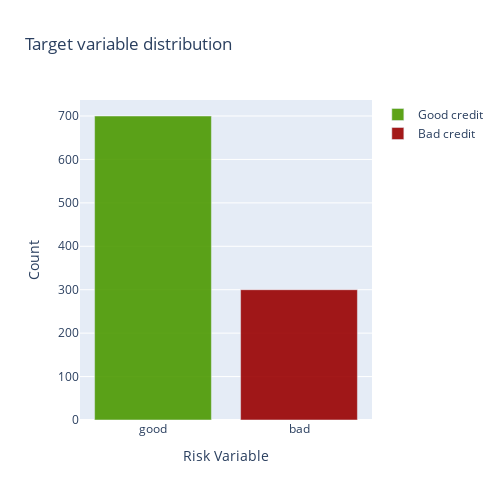

The code cell stored with this chart in its notebook:
### Markdown cell above
#### Target variable distribution

### Code cell
# Target variable distribution
import plotly.offline as py
import plotly.graph_objs as go
from collections import Counter

trace0 = go.Bar(
            x = df[df["Risk"] == 'good']["Risk"].value_counts().index.values,
            y = df[df["Risk"] == 'good']["Risk"].value_counts().values,
            name='Good credit',
            marker_color='rgba(76, 153, 0, 0.9)'
    )

trace1 = go.Bar(
            x = df[df["Risk"] == 'bad']["Risk"].value_counts().index.values,
            y = df[df["Risk"] == 'bad']["Risk"].value_counts().values,
            name='Bad credit',
            marker_color='rgba(153,0,0, 0.9)'
    )

data   = [trace0, trace1]

layout = go.Layout(
    yaxis=dict(
        title='Count'
    ),
    xaxis=dict(
        title='Risk Variable'
    ),
    title='Target variable distribution',
        width=500,
    height=500,
)


fig = go.Figure(data=data, layout=layout)
py.iplot(fig, filename='grouped-bar')

### Figure 1 — Plotly figure (JSON) as saved in the notebook; plotly's stock layout.template omitted (floating-point values rounded to 4 significant figures)
{"data": [{"marker": {"color": "rgba(76, 153, 0, 0.9)"}, "name": "Good credit", "type": "bar", "x": ["good"], "y": [700]}, {"marker": {"color": "rgba(153,0,0, 0.9)"}, "name": "Bad credit", "type": "bar", "x": ["bad"], "y": [300]}], "layout": {"height": 500, "title": {"text": "Target variable distribution"}, "width": 500, "xaxis": {"title": {"text": "Risk Variable"}}, "yaxis": {"title": {"text": "Count"}}}}
